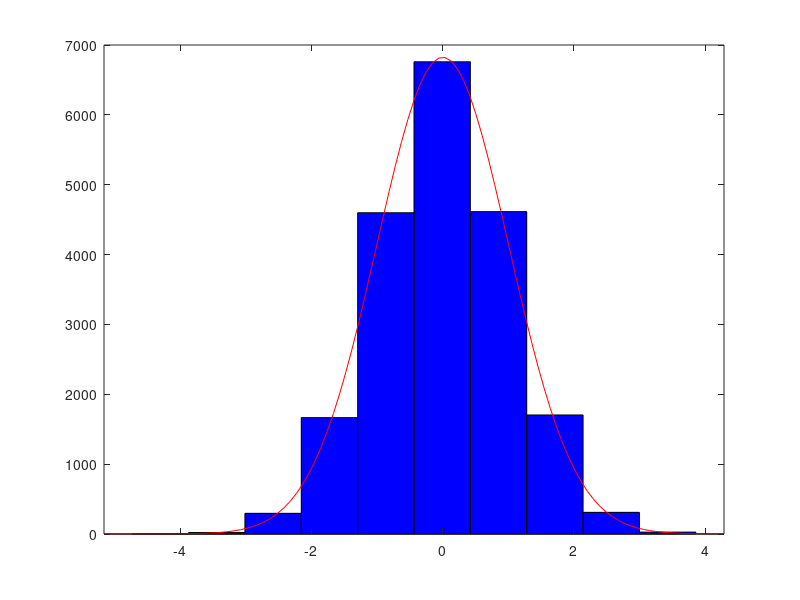

The MATLAB source for this figure: (Note: this script raises an error after producing the figure.)
% MV-LEAP performs supervised brain network analysis based on imbalanced multi-view data
% Example: MV_LEAP_demo.m

% Paper reference:
% Olfa Graa and Islem Rekik. 
% Multi-View Learning-Based Data Proliferator for Boosting Classification Using Highly Imbalanced Classes.
% Journal of Neuroscience Methods, July 2019.
% ResearchGate Link: https://www.researchgate.net/publication/334162522_Multi-View_Learning-Based_Data_Proliferator_for_Boosting_Classification_Using_Highly_Imbalanced_Classes
% Website: https://www.sciencedirect.com/science/article/pii/S016502701930202X
% For more about our work, please check: http://basira-lab.com/ 
% YouTube channel: https://www.youtube.com/watch?v=9HbLxNef2t8&list=PLug43ldmRSo0bX8cOSuMWinXs-xem9q4o

% Dependency:
% Matlab tensor toolbox v 2.6
% Brett W. Bader, Tamara G. Kolda and others
% http://www.sandia.gov/~tgkolda/TensorToolbox

%%
%%

clear all
close all
clc;

% Load paths
addpath('Bib');
addpath('Bib/src');
addpath('tensor_toolbox-master'); %download it from http://www.sandia.gov/~tgkolda/TensorToolbox


%% Simulate data from four Gaussian distributions (4 views)
%%

nbr_views = 4; % number of views
k_fold = 5; % number of folds for k-fold cross validation
plot_figures = 1; % flag for figures, 1: plot the figures, 2: do not plot figures.


n = 100; % number of samples
d = 200; % number of features
% 'features_i' denotes the matrix of the ith data view of size n x d (n: number of samples, d: number of features)


% simulate multi-view data (in this demo, we consider 4 views)
% simulate features_1 drawn from a normal distribution N(0,1)
mu_1 = 0;
vr_1 = 1;
features_1 = mu_1 + sqrt(vr_1)*randn(n,d);

% simulate features_2 drawn from a normal distribution N(1,0.5)
mu_2 = 1;
vr_2 = 0.5;
features_2 = mu_2 + sqrt(vr_2)*randn(n,d);

% simulate features_3 drawn from a normal distribution N(2,1.5)
mu_3 = 2;
vr_3 = 1.5;
features_3 = mu_3 + sqrt(vr_3)*randn(n,d);

% simulate features_4 drawn from a normal distribution N(3,2)
mu_4 = 3;
vr_4 = 2;
features_4 = mu_4 + sqrt(vr_4)*randn(n,d);

% plot distributions 
h1 = histfit(features_1(:),10,'normal')
h1(1).FaceColor = [.8 .8 1];
h1(2).Color = [.8 .8 1];
set(h1(1),'FaceAlpha',.25);

hold on
h2 = histfit(features_2(:),10,'normal')
h2(1).FaceColor = [0.6350 0.0780 0.1840];
h2(2).Color = [0.6350 0.0780 0.1840];
set(h2(1),'FaceAlpha',.25);


hold on
h3 = histfit(features_3(:),10,'normal')
h3(1).FaceColor = [0.3010 0.7450 0.9330];
h3(2).Color = [0.3010 0.7450 0.9330];
set(h3(1),'FaceAlpha',.25);

hold on
h4 = histfit(features_4(:),10,'normal')
h4(1).FaceColor = [0.5 1 0.1];
h4(2).Color = [0.5 1 0.1];
set(h4(1),'FaceAlpha',.25);
title('Heterogeneous and entangled distribution of a simulated multiview dataset (4 views)')


%% simulate labels (make sure you assign '1' to minority class samples and '0' to majority class samples)
%%
labels(1:floor(n/4))=1; % minority class is set to 1
labels(floor(n/4+1:n))=0; % majority class is set to 0

labels = labels';

X = {features_1, features_2, features_3, features_4}; 
Y = labels; %labels vector of size n x 1 (storing the labels of all samples)


%% Hyperparameters setting
%%

SMOTE_param.k_SMOTE = 5; % set the number of the nearest neighbor for SMOTE_param
SMOTE_param.k_ML = 5; % Set the number of the nearest neighbor for ML

TCCA_param.TCCA_Dim = 30; % set the rank of the tensor for the canonical polyadic decomposition (CP-ALS)
TCCA_param.TCCA_Epsilon = 0.5; % set the regularization trade-off factor (Epsilon) 

[Kfold_results, results, original_test_labels, predicted_test_labels] = MV_LEAP_func(X, Y, nbr_views, k_fold, SMOTE_param, TCCA_param, plot_figures);

disp("If you use MV-LEAP, please cite our paper: Graa et al. (2019), Multi-View Learning-Based Data Proliferator for Boosting Classification Using Highly Imbalanced Classes. Journal of Neuroscience Methods.");
